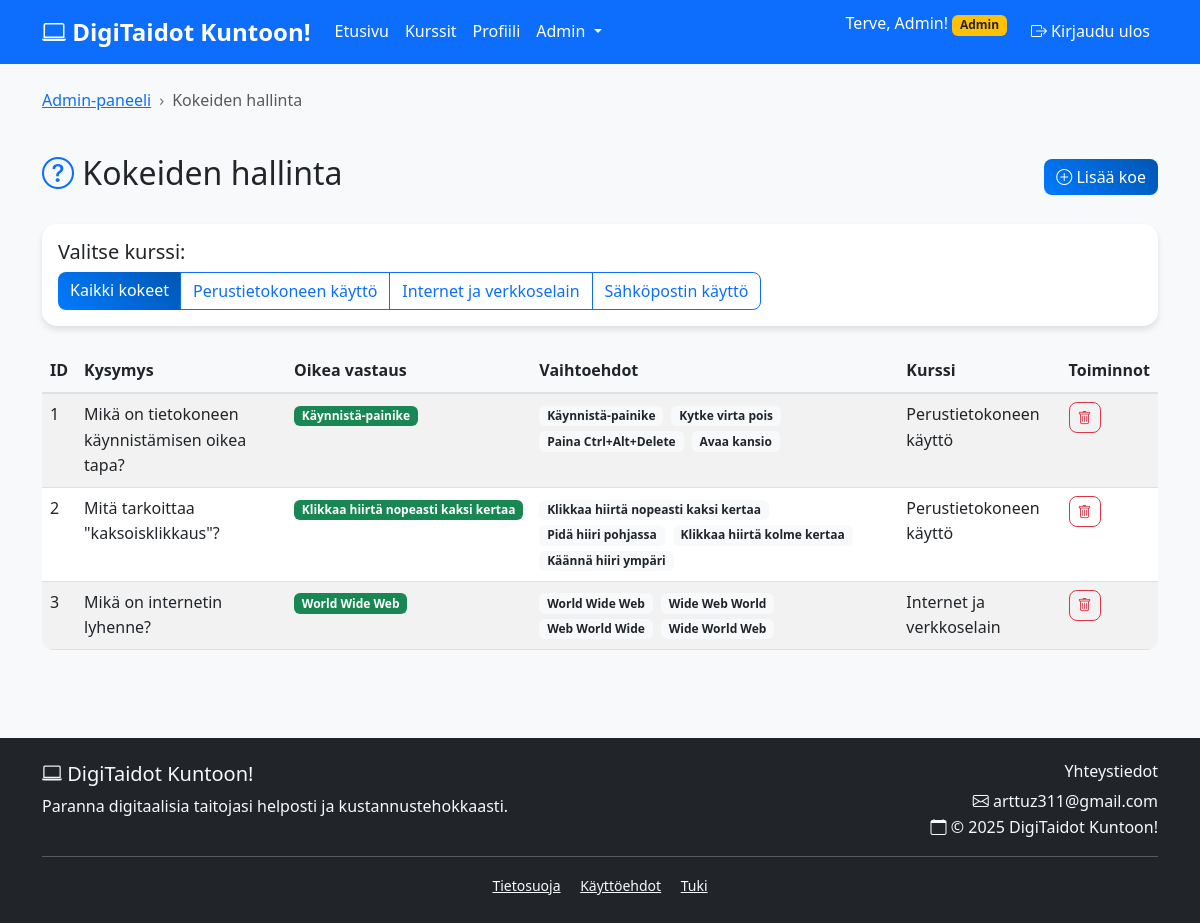
The app's page /admin/quizzes.php (signed in) with its own data.
### tables this page shows
CREATE TABLE courses (
  id INT AUTO_INCREMENT PRIMARY KEY,
  title VARCHAR(255) NOT NULL,
  description TEXT,
  category VARCHAR(100),
  difficulty VARCHAR(50),
  age_group VARCHAR(50),
  created_at TIMESTAMP DEFAULT CURRENT_TIMESTAMP
);

CREATE TABLE quizzes (
  id INT AUTO_INCREMENT PRIMARY KEY,
  course_id INT NOT NULL,
  question TEXT NOT NULL,
  correct_answer VARCHAR(255) NOT NULL,
  options JSON,
  created_at TIMESTAMP DEFAULT CURRENT_TIMESTAMP,
  FOREIGN KEY (course_id) REFERENCES courses(id) ON DELETE CASCADE
);

### includes/auth.php (called while the page is built, shortened)
<?php
require_once 'db.php';
$auth = new Auth($pdo);
?>

### includes/functions.php (called while the page is built, shortened)
<?php
require_once 'auth.php';
class Functions {
    private $pdo;
    public function __construct($pdo, $auth) {
        $this->pdo = $pdo;
    }
    public function getAllCourses() {
        try {
            $stmt = $this->pdo->prepare("SELECT * FROM courses ORDER BY created_at DESC");
            $stmt->execute();
            return $stmt->fetchAll();
        } catch(PDOException $e) {
            error_log("Kurssien hakuvirhe: " . $e->getMessage());
            return [];
        }
    }
}
$functions = new Functions($pdo, $auth);
?>

### admin/quizzes.php (the view, shortened to what this page needs)
<?php
require_once '../includes/db.php';
require_once '../includes/auth.php';
require_once '../includes/functions.php';
$functions->requireAdmin();
$course_id = (int)($_GET['course'] ?? 0);
$courses = $functions->getAllCourses();
if ($course_id) {
    $quizzes = $functions->getCourseQuizzes($course_id);
    $course = $functions->getCourse($course_id);
} else {
    try {
        $stmt = $pdo->prepare("
            SELECT q.*, c.title as course_title
            FROM quizzes q
            JOIN courses c ON q.course_id = c.id
            ORDER BY q.course_id, q.id
        ");
        $stmt->execute();
        $quizzes = $stmt->fetchAll();
    } catch(PDOException $e) {
        error_log("Kokeiden hakuvirhe: " . $e->getMessage());
        $quizzes = [];
    }
}
include '../includes/header.php';
?>
<div class="container py-4">
    <div class="row mb-4">
        <div class="col-12">
            <nav aria-label="breadcrumb">
                <ol class="breadcrumb">
                    <li class="breadcrumb-item"><a href="index.php">Admin-paneeli</a></li>
                    <li class="breadcrumb-item active">Kokeiden hallinta</li>
                </ol>
            </nav>
        </div>
    </div>
    <div class="row">
        <div class="col-12">
            <div class="d-flex justify-content-between align-items-center mb-4">
                <h2>
                    <i class="bi bi-question-circle text-primary"></i> Kokeiden hallinta
                </h2>
                <button type="button" class="btn btn-primary" data-bs-toggle="modal" data-bs-target="#addQuizModal">
                    <i class="bi bi-plus-circle"></i> Lisää koe
                </button>
            </div>
        </div>
    </div>
    <div class="row mb-4">
        <div class="col-12">
            <div class="card">
                <div class="card-body">
                    <h5>Valitse kurssi:</h5>
                    <div class="btn-group" role="group">
                        <a href="quizzes.php" class="btn <?php echo !$course_id ? 'btn-primary' : 'btn-outline-primary'; ?>">
                            Kaikki kokeet
                        </a>
                        <?php foreach ($courses as $course_item): ?>
                            <a href="quizzes.php?course=<?php echo $course_item['id']; ?>"
                               class="btn <?php echo $course_id == $course_item['id'] ? 'btn-primary' : 'btn-outline-primary'; ?>">
                                <?php echo htmlspecialchars($course_item['title']); ?>
                            </a>
                        <?php endforeach; ?>
                    </div>
                </div>
            </div>
        </div>
    </div>
    <div class="row">
        <div class="col-12">
            <?php if (empty($quizzes)): ?>
                <div class="alert alert-info text-center">
                    <i class="bi bi-info-circle display-4 mb-3"></i>
                    <h4>Ei kokeita</h4>
                    <p class="mb-0">
                        <?php if ($course_id): ?>
                            Tällä kurssilla ei ole vielä kokeita.
                        <?php else: ?>
                            Ei kokeita vielä luotu.
                        <?php endif; ?>
                    </p>
                </div>
            <?php else: ?>
                <div class="table-responsive">
                    <table class="table table-striped">
                        <thead>
                            <tr>
                                <th>ID</th>
                                <th>Kysymys</th>
                                <th>Oikea vastaus</th>
                                <th>Vaihtoehdot</th>
                                <?php if (!$course_id): ?>
                                    <th>Kurssi</th>
                                <?php endif; ?>
                                <th>Toiminnot</th>
                            </tr>
                        </thead>
                        <tbody>
                            <?php foreach ($quizzes as $quiz): ?>
                            <tr>
                                <td><?php echo $quiz['id']; ?></td>
                                <td>
                                    <?php echo htmlspecialchars(substr($quiz['question'], 0, 100)); ?>
                                </td>
                                <td>
                                    <span class="badge bg-success"><?php echo htmlspecialchars($quiz['correct_answer']); ?></span>
                                </td>
                                <td>
                                    <?php
                                    $options = json_decode($quiz['options'], true);
                                    if ($options && is_array($options)):
                                        foreach ($options as $option):
                                    ?>
                                        <span class="badge bg-light text-dark me-1"><?php echo htmlspecialchars($option); ?></span>
                                    <?php
                                        endforeach;
                                    endif;
                                    ?>
                                </td>
                                <?php if (!$course_id): ?>
                                    <td><?php echo htmlspecialchars($quiz['course_title']); ?></td>
                                <?php endif; ?>
                                <td>
                                    <div class="btn-group btn-group-sm">
                                        <button type="button" class="btn btn-outline-danger"
                                                onclick="deleteQuiz(<?php echo $quiz['id']; ?>)">
                                            <i class="bi bi-trash"></i>
                                        </button>
                                    </div>
                                </td>
                            </tr>
                            <?php endforeach; ?>
                        </tbody>
                    </table>
                </div>
            <?php endif; ?>
        </div>
    </div>
</div>
<?php include '../includes/footer.php'; ?>

### css/style.css (style rules this page uses)
body { font-family: 'Segoe UI', Tahoma, Geneva, Verdana, sans-serif; line-height: 1.6; background-color: #f8f9fa; }
.card { border: none; border-radius: 15px; box-shadow: 0 4px 6px rgba(0, 0, 0, 0.1); transition: transform 0.3s ease, box-shadow 0.3s ease; }
.btn { border-radius: 8px; font-weight: 500; transition: all 0.3s ease; }
.btn-primary { background: linear-gradient(45deg, #007bff, #0056b3); border: none; }
.table { border-radius: 10px; overflow: hidden; }
.table thead th { background-color: #f8f9fa; border-bottom: 2px solid #dee2e6; font-weight: 600; }
.breadcrumb { background-color: transparent; padding: 0; }
.breadcrumb-item + .breadcrumb-item::before { content: "›"; color: #6c757d; }
.fade-in { animation: fadeIn 0.5s ease-in; }

### records on screen
courses: title "Perustietokoneen käyttö"
courses: title "Internet ja verkkoselain"
courses: title "Sähköpostin käyttö"
quizzes: id "1", question "Mikä on tietokoneen käynnistämisen oikea tapa?", correct_answer "Käynnistä-painike", options "Käynnistä-painike", options "Kytke virta pois", options "Paina Ctrl+Alt+Delete", options "Avaa kansio", course.title "Perustietokoneen käyttö"
quizzes: id "2", question "Mitä tarkoittaa \"kaksoisklikkaus\"?", correct_answer "Klikkaa hiirtä nopeasti kaksi kertaa", options "Klikkaa hiirtä nopeasti kaksi kertaa", options "Pidä hiiri pohjassa", options "Klikkaa hiirtä kolme kertaa", options "Käännä hiiri ympäri", course.title "Perustietokoneen käyttö"
quizzes: id "3", question "Mikä on internetin lyhenne?", correct_answer "World Wide Web", options "World Wide Web", options "Wide Web World", options "Web World Wide", options "Wide World Web", course.title "Internet ja verkkoselain"

### other values on screen
$_SESSION['user_name'] "Admin"
